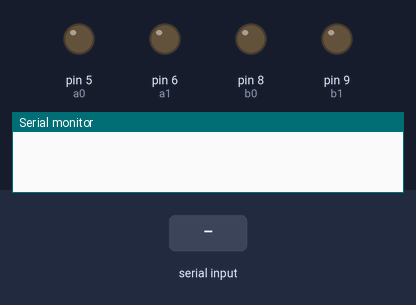
This sketch was run on a simulated Arduino Uno, built with avr-gcc and run on an emulated ATmega328P. Parts: output pins drawn as LEDs (lit = HIGH), the last lines printed to the serial monitor. The inputs (shaded band) are chosen by the test bench.

Above: at 1.2 s.
1.3 s: "F\n" received over the second serial link
At 2.5 s:
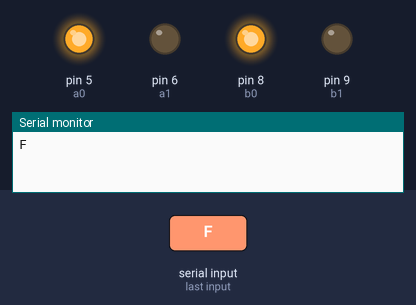
2.8 s: "B\n" received over the second serial link
At 3.8 s:
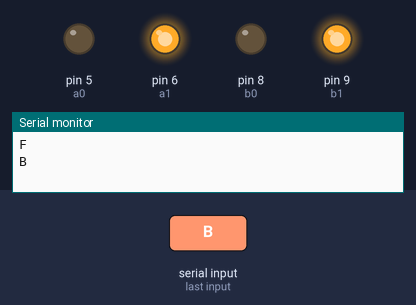
4.3 s: "R\n" received over the second serial link
At 5.0 s:
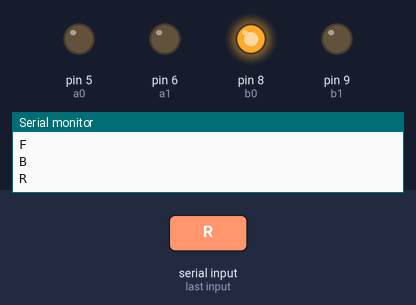
5.8 s: "L\n" received over the second serial link
At 6.1 s:
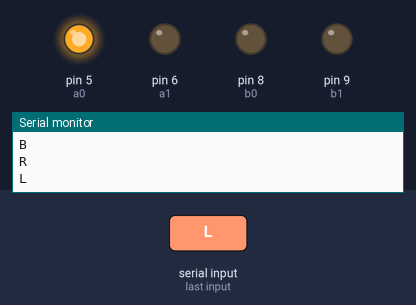
Timing chart, 0 to 8.3 s (numbered marks = the images above; inputs shaded):
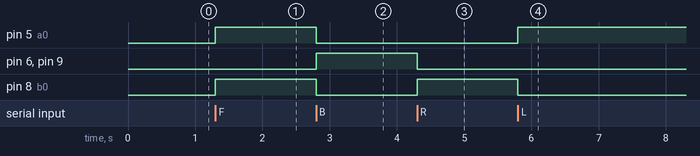

The sketch:

Gesture_robo_RX.ino
```cpp
#include<SoftwareSerial.h>

const int tx = 3, rx = 2;          // setting a tx and rx pin

const int a0 = 5, a1 = 6;         // motor1 pin declaration
const int b0 = 8, b1 = 9;         // motor2 pin declaration

SoftwareSerial _serial(rx, tx);

//String str;
char val;

#define Forward  digitalWrite(a0,1);digitalWrite(a1,0);digitalWrite(b0,1),digitalWrite(b1,0);          // passing high(1) or low(0) value to the motor
#define Backward digitalWrite(a0,0);digitalWrite(a1,1);digitalWrite(b0,0);digitalWrite(b1,1);
#define Right    digitalWrite(a0,0);digitalWrite(a1,0);digitalWrite(b0,1);digitalWrite(b1,0);
#define Left     digitalWrite(a0,1);digitalWrite(a1,0);digitalWrite(b0,0);digitalWrite(b1,0);
#define Stop     digitalWrite(a0,0);digitalWrite(a1,0);digitalWrite(b0,0);digitalWrite(b1,0);

void setup() {

  Serial.begin(115200);
  _serial.begin(9600);       // setting bluetooth baud rate
  pinMode(a0, OUTPUT);       // declaring pins as output
  pinMode(a1, OUTPUT);
  pinMode(b0, OUTPUT);
  pinMode(b1, OUTPUT);
}

void loop()
{
  // put your main code here, to run repeatedly:

  if (_serial.available() > 0)                          // checking for incoming data

  {
    //str = _serial.readStringUntil('\n');
    val = _serial.read();
    _serial.readStringUntil('\n');

    Serial.println(val);
  }

  switch (val)
  {
    case 'F': Forward; break;                         // calling the funtion according to the value
    case 'B': Backward; break;
    case 'R': Right; break;
    case 'L': Left; break;
    case 'S': Stop; break;

  }


}
```

Measured:
- after the input at 1.3 s, pin 5 (a0), pin 8 (b0): LOW → HIGH at once
- after the input at 2.8 s, pin 5 (a0), pin 8 (b0): HIGH → LOW at once; pin 6 (a1), pin 9 (b1): LOW → HIGH at once
- after the input at 4.3 s, pin 6 (a1), pin 9 (b1): HIGH → LOW at once; pin 8 (b0): LOW → HIGH at once
- after the input at 5.8 s, pin 5 (a0): LOW → HIGH at once; pin 8 (b0): HIGH → LOW at once
